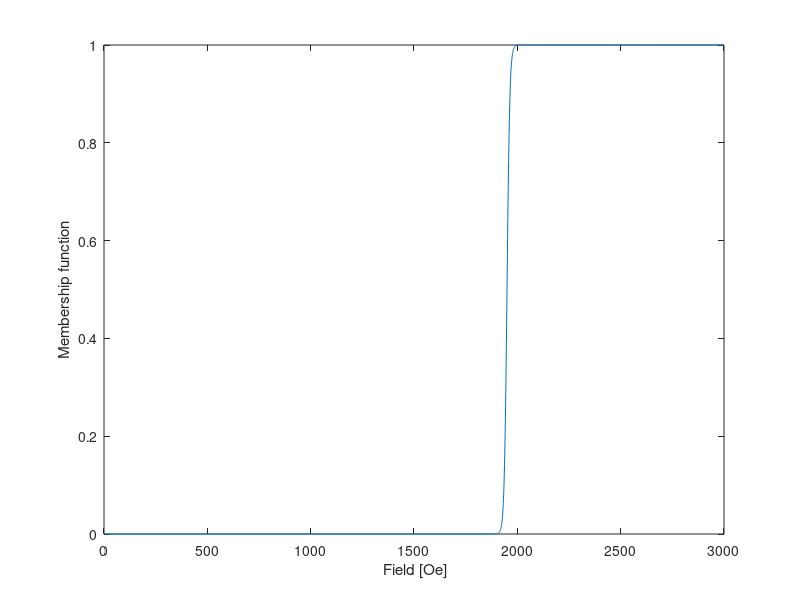

Here is the MATLAB script that generated this plot: (Note: this script raises an error after producing the figure.)
%% script to straighten out the sigmoidal section of the code - Ch VI

%% start with the basic generation of a sigmoid

x = 1:3000; y = sigmf(x,[0.15, 1950]);
hh = figure; plot(x,y); xlabel ' Field [Oe]'; ylabel 'Membership function'
text(500,0.8, compose('c = 1950 [Oe]\na = 0.15 [Oe]'))
thesis_fig_gen(hh.Number)
clear hh x y 

%% start with the basic generation of a sigmoid

x = 1:3000; y = sigmf(x,[0.1, 1950]);
hh = figure; plot(x,y); xlabel ' Field [Oe]'; ylabel 'Membership function'
text(500,0.8, compose('c = 1950 [Oe]\na = 0.1 [Oe]'))
thesis_fig_gen(hh.Number)
clear hh x y 

%% start with the basic generation of a sigmoid

x = 1:5000; y = sigmf(x,[0.15, 4000]);
hh = figure; plot(x,y); xlabel ' Field [Oe]'; ylabel 'Membership function'
text(1000,0.8, compose('c = 4000 [Oe]\na = 0.1 [Oe^-^1]'))
thesis_fig_gen(hh.Number)
clear hh x y 

%% now plot the sigmoid for multiple channels, all of constant a

a = 0.1;
x = 1:3000; y = sigmf(x,[a, 1500]);
hh = figure; plot(x,y); xlabel ' Field [Oe]'; ylabel 'Membership function'
hold on;
y = sigmf(x,[a, 500]); plot(x,y)
y = sigmf(x,[a, 1000]); plot(x,y)
y = sigmf(x,[a, 2000]); plot(x,y)
y = sigmf(x,[a, 2500]); plot(x,y)
title (compose(['Channels centred around n*500 [Oe]\nAll with a = ',num2str(a),' [Oe]']))
thesis_fig_gen(hh.Number)
clear hh x y 

%% Now look to show how this looks - equivalent graph to 5.21

load('C:\Users\JDZ\Documents\Thesis\Code Outputs\Chapter V\matlab_SV24p1.mat')
ist  = SaveVar24p1;

Yin = linspace(-1e-3,1e-3,51); % Probe plane points in Y 
Zin = Yin(1:26);
M = 1e6; % Msat of magnet used for drive field [A/m]
IB = 6e-3; % Inner bore of the drive magnet [m]

[particle_loc] = plane_mask(Yin,Zin,ist.varst.s_rad);

tt = 21;

r = ist.probe_line(tt,find(ist.MxB(tt,:) > ist.varst.RES.*1.05, 1, 'last'));
[main] = new3Dbanditunitvector(r,Yin,Zin,ist.varst.Lengths./2,ist.varst.PM(tt)./2,M);
[IBs] = new3Dbanditunitvector(r,Yin,Zin,ist.varst.Lengths./2,IB./2,M);

Xunitx = main(:,:,1,1,1)' - IBs(:,:,1,1,1)';
Yunitx = main(:,:,1,1,2)' - IBs(:,:,1,1,2)';

Bxnew = Xunitx.*cos(ist.MLOC(1,1,tt)) +Yunitx.*sin(ist.MLOC(1,1,tt));

a = 0.15; % decay parameter - [Oe^-1]
BZM = sigmf(Bxnew,[a.*1e4,ist.varst.RES]);
CM = BZM .* particle_loc'; 

hh = figure;
subplot(2,2,3)
imagesc(Yin.*1e3, Zin.*1e3, Bxnew)
xlabel 'X [mm]'
ylabel 'Y [mm]'
axis equal; axis([Yin(1),Yin(end),Zin(1),Zin(end)].*1e3)
c = colorbar; c.Ruler.TickLabelFormat='%g [T]';
thesis_fig_gen(hh.Number)
subplot(2,2,4)
imagesc(Yin.*1e3, Zin.*1e3, CM)
xlabel 'X [mm]'
ylabel 'Y [mm]'
axis equal; axis([Yin(1),Yin(end),Zin(1),Zin(end)].*1e3)
c = colorbar; caxis([0,1])
thesis_fig_gen(hh.Number)

subplot(2,2,2)
semilogy((ist.probe_line(tt,:) - (ist.varst.PM(tt)/2)).*1e3, ist.MxB(tt,:))
xlabel 'p [mm]'
ylabel 'B_m_a_x(p) [T]'
vline((r-(ist.varst.PM(tt)/2)).*1e3, 'r:')
hold on 
semilogy((r-(ist.varst.PM(tt)/2)).*1e3,ist.varst.RES,'ro')
thesis_fig_gen(hh.Number)

SAA = sum(particle_loc,'all'); 
theta = deg2rad(linspace(10,25,1501));
NSA = zeros(1,length(theta));
subplot(2,2,1)
for thetac = 1:length(theta)
    Bxnew = Xunitx.*cos(theta(thetac)) +Yunitx.*sin(theta(thetac));
    BZM = sigmf(Bxnew,[a.*1e4,ist.varst.RES]);
    CM = BZM .* particle_loc'; 
    NSA(thetac) = sum(CM,'all')/SAA;
end
plot(rad2deg(theta), NSA)
xlabel 'Theta [deg]'
ylabel 'NSA'
hold on
plot(rad2deg(ist.MLOC(1,1,tt)),0.5,'ro')
f1 = find(NSA>0.7, 1,'last');
f2 = find(NSA>0.3, 1,'last');
vline(rad2deg(theta([f1,f2])),'r:')
thesis_fig_gen(hh.Number)

%%

clear hh c r ist SaveVar24p1 Yin Zin M IB particle_loc IBs main tt Xunitx Yunitx Bxnew BZM CM